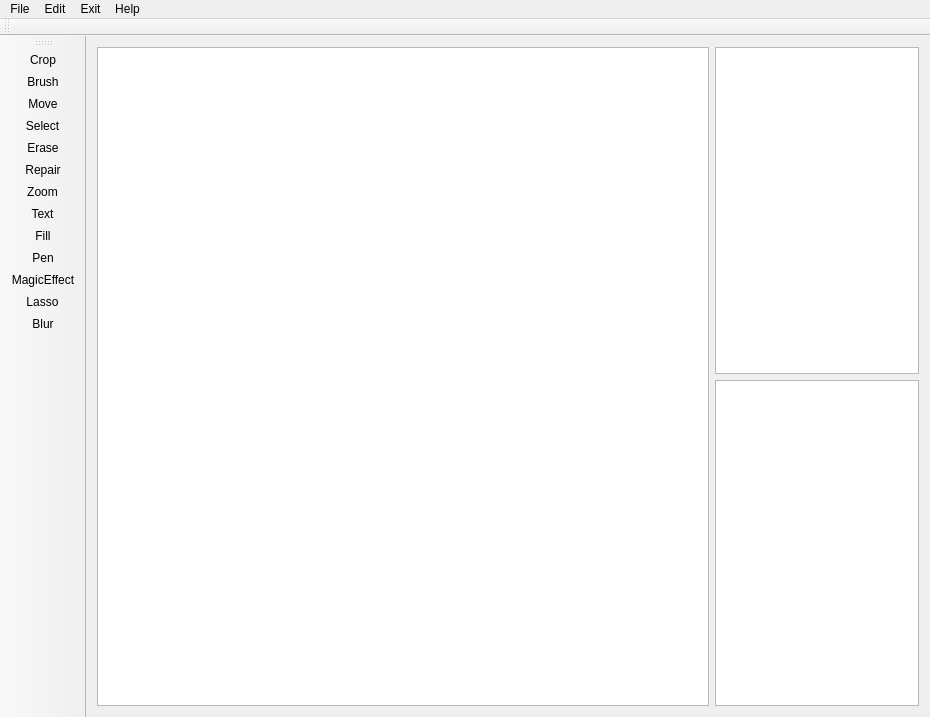
<?xml version="1.0" encoding="UTF-8"?>
<ui version="4.0">
 <class>WidgetMainWindowClass</class>
 <widget class="QMainWindow" name="WidgetMainWindowClass">
  <property name="geometry">
   <rect>
    <x>0</x>
    <y>0</y>
    <width>930</width>
    <height>717</height>
   </rect>
  </property>
  <property name="windowTitle">
   <string>WidgetMainWindow</string>
  </property>
  <widget class="QWidget" name="centralWidget">
   <layout class="QHBoxLayout" name="horizontalLayout">
    <item>
     <widget class="QWidget" name="widget" native="true">
      <layout class="QHBoxLayout" name="horizontalLayout_2" stretch="75,25">
       <property name="leftMargin">
        <number>0</number>
       </property>
       <property name="topMargin">
        <number>0</number>
       </property>
       <property name="rightMargin">
        <number>0</number>
       </property>
       <property name="bottomMargin">
        <number>0</number>
       </property>
       <item>
        <widget class="QGraphicsView" name="graphicsView"/>
       </item>
       <item>
        <layout class="QVBoxLayout" name="verticalLayout">
         <item>
          <widget class="QTreeView" name="treeView_2"/>
         </item>
         <item>
          <widget class="QTreeView" name="treeView"/>
         </item>
        </layout>
       </item>
      </layout>
     </widget>
    </item>
   </layout>
  </widget>
  <widget class="QMenuBar" name="menuBar">
   <property name="geometry">
    <rect>
     <x>0</x>
     <y>0</y>
     <width>930</width>
     <height>21</height>
    </rect>
   </property>
   <widget class="QMenu" name="menuFile">
    <property name="title">
     <string>File</string>
    </property>
    <addaction name="actionNew_File"/>
    <addaction name="actionOpen_File"/>
    <addaction name="separator"/>
    <addaction name="actionSave_Image"/>
    <addaction name="actionExport"/>
    <addaction name="separator"/>
    <addaction name="actionExit"/>
   </widget>
   <widget class="QMenu" name="menuHelp">
    <property name="title">
     <string>Help</string>
    </property>
   </widget>
   <widget class="QMenu" name="menuExit">
    <property name="title">
     <string>Exit</string>
    </property>
   </widget>
   <widget class="QMenu" name="menuEdit">
    <property name="title">
     <string>Edit</string>
    </property>
    <addaction name="actionRedo"/>
    <addaction name="actionUndo"/>
    <addaction name="actionCopy"/>
    <addaction name="actionPaste"/>
    <addaction name="actionCut"/>
   </widget>
   <addaction name="menuFile"/>
   <addaction name="menuEdit"/>
   <addaction name="menuExit"/>
   <addaction name="menuHelp"/>
  </widget>
  <widget class="QToolBar" name="mainToolBar">
   <property name="autoFillBackground">
    <bool>false</bool>
   </property>
   <attribute name="toolBarArea">
    <enum>LeftToolBarArea</enum>
   </attribute>
   <attribute name="toolBarBreak">
    <bool>false</bool>
   </attribute>
   <addaction name="actionSplit"/>
   <addaction name="actionbrush"/>
   <addaction name="actionMove"/>
   <addaction name="actionSelect"/>
   <addaction name="actionErase"/>
   <addaction name="actionRepair"/>
   <addaction name="actionZoom"/>
   <addaction name="actionText"/>
   <addaction name="actionFill"/>
   <addaction name="actionPen"/>
   <addaction name="actionMagicEffect"/>
   <addaction name="actionLasso"/>
   <addaction name="actionBlur"/>
  </widget>
  <widget class="QToolBar" name="toolBar_2">
   <property name="windowTitle">
    <string>toolBar_2</string>
   </property>
   <attribute name="toolBarArea">
    <enum>TopToolBarArea</enum>
   </attribute>
   <attribute name="toolBarBreak">
    <bool>false</bool>
   </attribute>
  </widget>
  <action name="actionNew_File">
   <property name="text">
    <string>New File</string>
   </property>
  </action>
  <action name="actionOpen_File">
   <property name="text">
    <string>Open File</string>
   </property>
  </action>
  <action name="actionSave_Image">
   <property name="text">
    <string>Save Image</string>
   </property>
  </action>
  <action name="actionExport">
   <property name="text">
    <string>Export</string>
   </property>
  </action>
  <action name="actionExit">
   <property name="text">
    <string>Exit</string>
   </property>
  </action>
  <action name="actionUndo">
   <property name="checkable">
    <bool>true</bool>
   </property>
   <property name="text">
    <string>Undo</string>
   </property>
  </action>
  <action name="actionRedo">
   <property name="text">
    <string>Redo</string>
   </property>
  </action>
  <action name="actionSplit">
   <property name="text">
    <string>Crop</string>
   </property>
  </action>
  <action name="actionCopy">
   <property name="text">
    <string>Copy</string>
   </property>
   <property name="shortcut">
    <string>Ctrl+C</string>
   </property>
  </action>
  <action name="actionPaste">
   <property name="text">
    <string>Paste</string>
   </property>
  </action>
  <action name="actionCut">
   <property name="text">
    <string>Cut</string>
   </property>
  </action>
  <action name="actionbrush">
   <property name="text">
    <string>Brush</string>
   </property>
  </action>
  <action name="actionMove">
   <property name="checkable">
    <bool>true</bool>
   </property>
   <property name="text">
    <string>Move</string>
   </property>
  </action>
  <action name="actionSelect">
   <property name="text">
    <string>Select</string>
   </property>
  </action>
  <action name="actionErase">
   <property name="text">
    <string>Erase</string>
   </property>
  </action>
  <action name="actionRepair">
   <property name="text">
    <string>Repair</string>
   </property>
  </action>
  <action name="actionZoom">
   <property name="text">
    <string>Zoom</string>
   </property>
  </action>
  <action name="actionText">
   <property name="text">
    <string>Text</string>
   </property>
  </action>
  <action name="actionFill">
   <property name="text">
    <string>Fill</string>
   </property>
  </action>
  <action name="actionPen">
   <property name="text">
    <string>Pen</string>
   </property>
   <property name="toolTip">
    <string>ceva?</string>
   </property>
  </action>
  <action name="actionMagicEffect">
   <property name="text">
    <string>MagicEffect</string>
   </property>
  </action>
  <action name="actionLasso">
   <property name="text">
    <string>Lasso</string>
   </property>
  </action>
  <action name="actionBlur">
   <property name="text">
    <string>Blur</string>
   </property>
  </action>
 </widget>
 <layoutdefault spacing="6" margin="11"/>
 <resources>
  <include location="widgetmainwindow.qrc"/>
 </resources>
 <connections/>
</ui>
